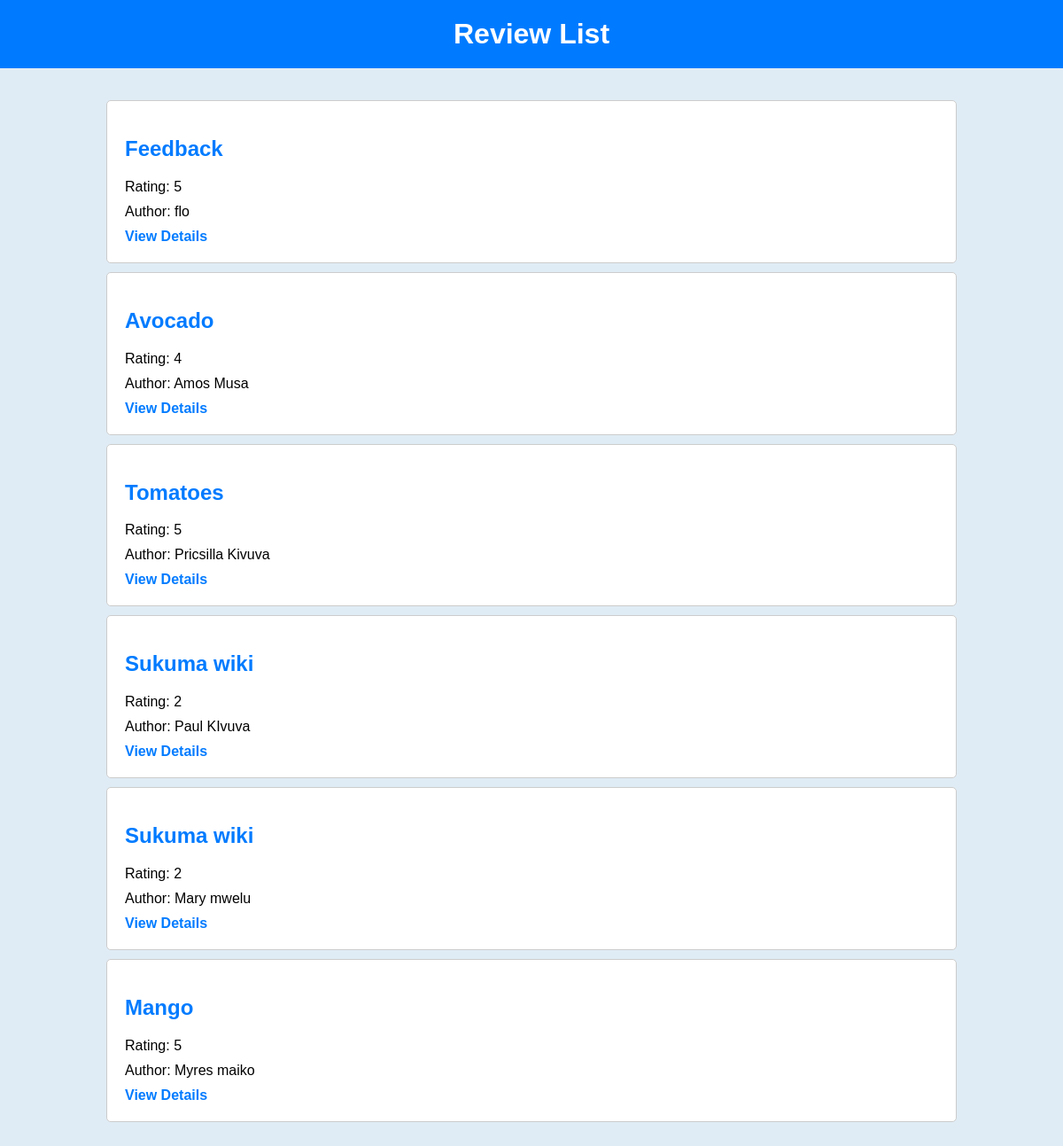
/review/reviews/, run on the app's committed database.
### reviews_and_rating/models.py (models this page shows)
class Reviews_and_Ratings(models.Model):
    title = models.CharField(max_length=32)
    review_Content = models.CharField(max_length=32)
    rating = models.IntegerField()
    cumulative_ratings = models.IntegerField()
    author = models.CharField(max_length=32)
    created_date = models.DateTimeField()
    class Meta:
        verbose_name_plural = "reviews_and_ratings"

### reviews_and_rating/views.py (the view)
# urls.py: path('reviews/', views.review_list, name='review_list'),
def review_list(request):
    reviews = Reviews_and_Ratings.objects.all()
    return render(request, 'reviews/review_list.html', {'reviews': reviews})

### templates/reviews/review_list.html (shortened to what this page needs)
<!DOCTYPE html>
<html lang="en">
<head>
</head>
<body>
    <h1>Review List</h1>
    <div class="container">
        <ul>
            {% for review in reviews %}
            <li>
                <h2>{{ review.title }}</h2>
                <p>Rating: {{ review.rating }}</p>
                <p>Author: {{ review.author }}</p>
                <a href="{% url 'review_detail' review_id=review.id %}">View Details</a>
            </li>
            {% endfor %}
        </ul>
    </div>
</body>
</html>

### templates/reviews/review_list.html (style rules this page uses)
body { font-family: Arial, sans-serif; margin: 0; padding: 0; background-color: rgb(224, 236, 245); }
.container { max-width: 960px; margin: 0 auto; padding: 20px; }
h1 { text-align: center; padding: 20px; background-color: #007bff; color: #fff; margin: 0; }
ul { list-style: none; padding: 0; }
li { background-color: #ffffff; border: 1px solid #ccc; border-radius: 5px; padding: 20px; margin: 10px 0; transition: background-color 0.3s ease-in-out; }
h2 { color: #007bff; }
p { margin: 10px 0; }
a { color: #007bff; text-decoration: none; font-weight: bold; }

### data on the page
Reviews_and_Ratings: title "Feedback", rating "5", author "flo"
Reviews_and_Ratings: title "Avocado", rating "4", author "Amos Musa"
Reviews_and_Ratings: title "Tomatoes", rating "5", author "Pricsilla Kivuva"
Reviews_and_Ratings: title "Sukuma wiki", rating "2", author "Paul KIvuva"
Reviews_and_Ratings: title "Sukuma wiki", rating "2", author "Mary mwelu"
Reviews_and_Ratings: title "Mango", rating "5", author "Myres maiko"
